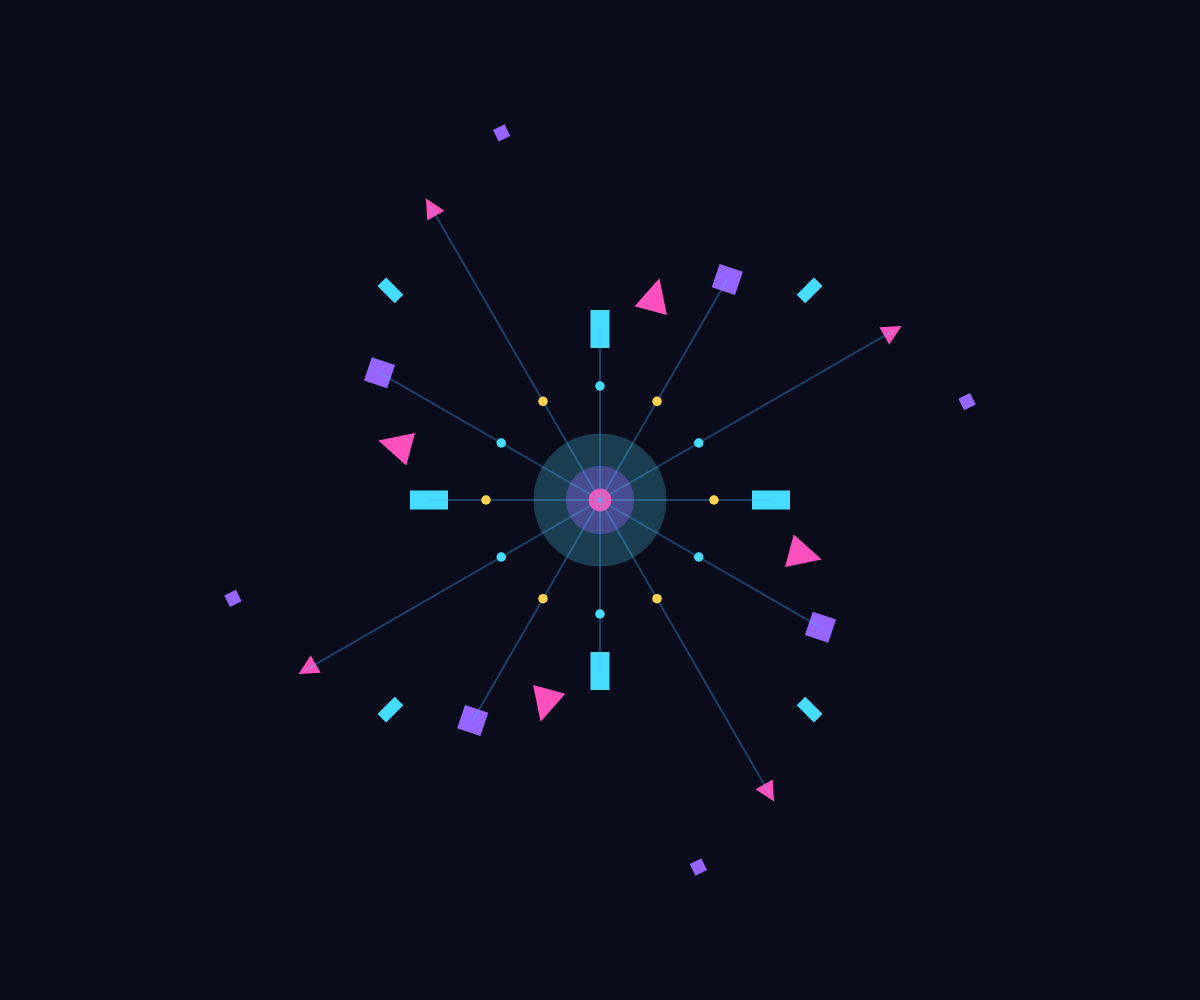
Frame 1 (no input)
Frame 2 (the mouse pressed at the canvas centre, redrawn once): identical to frame 1, image omitted

The p5.js sketch that drew this single still picture (run headless with seeded random() and noise() and a simulated clock; the mouse was pressed at the canvas centre and the sketch redrawn once):

// p5.js sketch
// ── sketch.js
function setup() {
  // O canvas ocupa toda a janela disponível.
  createCanvas(windowWidth, windowHeight);

  // O sketch é estático, então o draw() roda apenas uma vez.
  noLoop();
}

function draw() {
  background(10, 12, 28);

  // Centro da composição.
  let cx = width / 2;
  let cy = height / 2;

  // O raio máximo depende do menor lado da tela.
  let raioMax = min(width, height) * 0.38;

  // Quantidade de formas ao redor do centro.
  let quantidade = 24;

  // Círculos centrais.
  noStroke();
  fill(80, 220, 255, 60);
  circle(cx, cy, raioMax * 0.35);

  fill(150, 100, 255, 90);
  circle(cx, cy, raioMax * 0.18);

  fill(255, 80, 180);
  circle(cx, cy, raioMax * 0.06);

  // Cria várias formas ao redor do ponto central.
  for (let i = 0; i < quantidade; i++) {

    // O ângulo divide uma volta completa igualmente.
    let angulo = i * TWO_PI / quantidade;

    // A distância aumenta um pouco em alguns grupos.
    let distancia = map(
      i % 6,
      0,
      5,
      raioMax * 0.45,
      raioMax
    );

    // sin() e cos() calculam a posição em relação ao centro.
    let x = cx + cos(angulo) * distancia;
    let y = cy + sin(angulo) * distancia;

    // O tamanho varia de acordo com a distância.
    let tamanho = map(
      distancia,
      raioMax * 0.45,
      raioMax,
      raioMax * 0.10,
      raioMax * 0.04
    );

    // Guarda o sistema atual antes das transformações.
    push();

    // Move a origem para a posição da forma.
    translate(x, y);

    // Faz cada forma apontar de acordo com seu ângulo.
    rotate(angulo);

    // Alterna as cores para deixar a composição mais interessante.
    if (i % 3 === 0) {
      fill(70, 220, 255);
    } else if (i % 3 === 1) {
      fill(255, 80, 190);
    } else {
      fill(150, 100, 255);
    }

    noStroke();

    // Alterna entre diferentes primitivas.
    if (i % 3 === 0) {

      // Retângulo comprido.
      rect(
        -tamanho / 2,
        -tamanho / 4,
        tamanho,
        tamanho / 2
      );

    } else if (i % 3 === 1) {

      // Triângulo apontando para fora.
      triangle(
        -tamanho / 2,
        tamanho / 2,

        -tamanho / 2,
        -tamanho / 2,

        tamanho / 2,
        0
      );

    } else {

      // Quadrilátero inclinado.
      quad(
        -tamanho / 2,
        -tamanho / 3,

        tamanho / 3,
        -tamanho / 2,

        tamanho / 2,
        tamanho / 3,

        -tamanho / 3,
        tamanho / 2
      );
    }

    // Volta ao sistema de coordenadas anterior.
    pop();
  }

  // Linhas radiais ligando algumas formas ao centro.
  stroke(80, 180, 255, 80);
  strokeWeight(max(1, min(width, height) * 0.002));

  for (let i = 0; i < quantidade; i += 2) {
    let angulo = i * TWO_PI / quantidade;

    let distancia = map(
      i % 6,
      0,
      5,
      raioMax * 0.45,
      raioMax
    );

    let x = cx + cos(angulo) * distancia;
    let y = cy + sin(angulo) * distancia;

    line(cx, cy, x, y);
  }

  // Segundo anel de pequenos círculos.
  noStroke();

  let quantidadeInterna = 12;
  let raioInterno = raioMax * 0.30;

  for (let i = 0; i < quantidadeInterna; i++) {
    let angulo = i * TWO_PI / quantidadeInterna;

    let x = cx + cos(angulo) * raioInterno;
    let y = cy + sin(angulo) * raioInterno;

    let tamanho = raioMax * 0.025;

    if (i % 2 === 0) {
      fill(255, 210, 80);
    } else {
      fill(70, 220, 255);
    }

    circle(x, y, tamanho);
  }
}

// Caso a janela mude de tamanho,
// o canvas se adapta e o desenho é gerado novamente.
function windowResized() {
  resizeCanvas(windowWidth, windowHeight);
  redraw();
}
